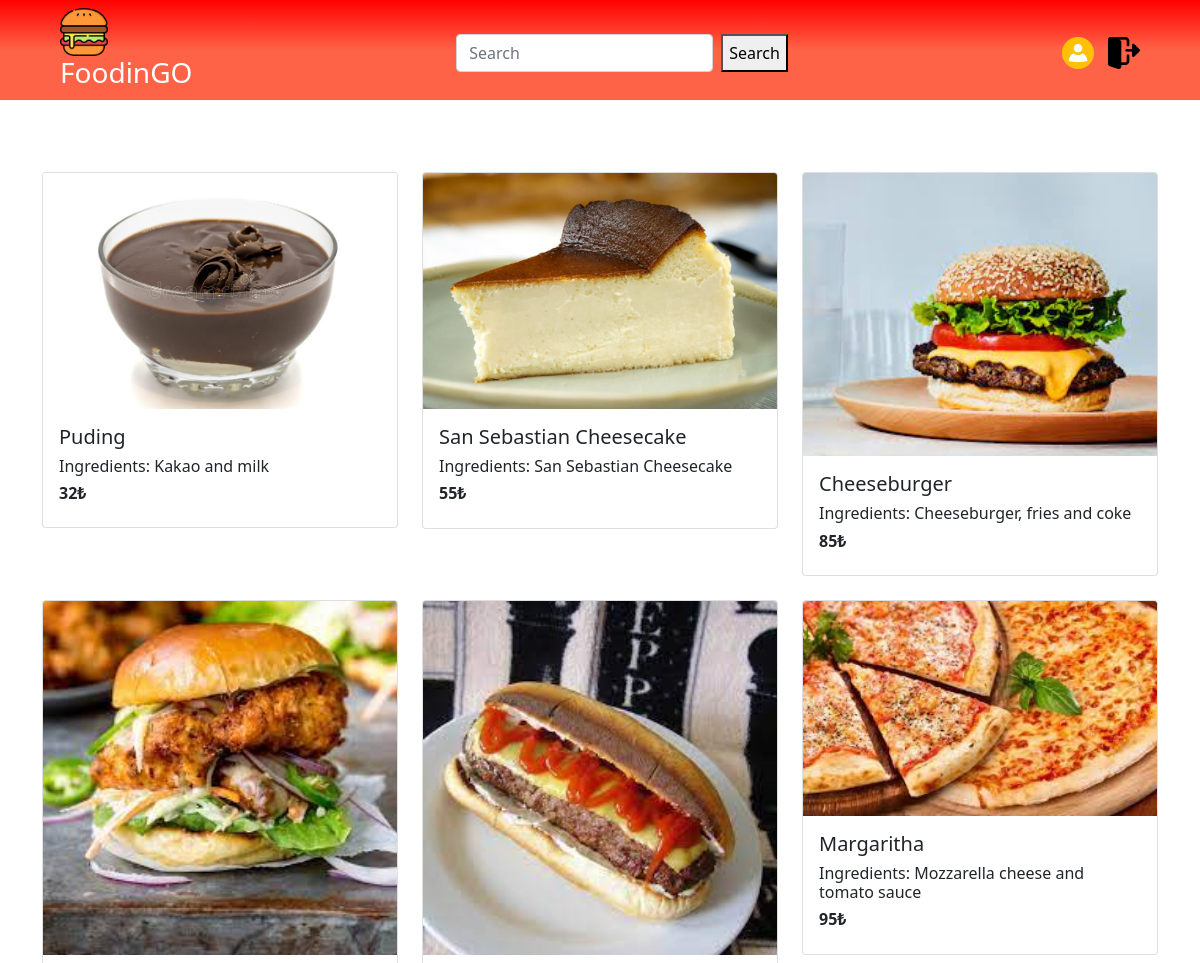
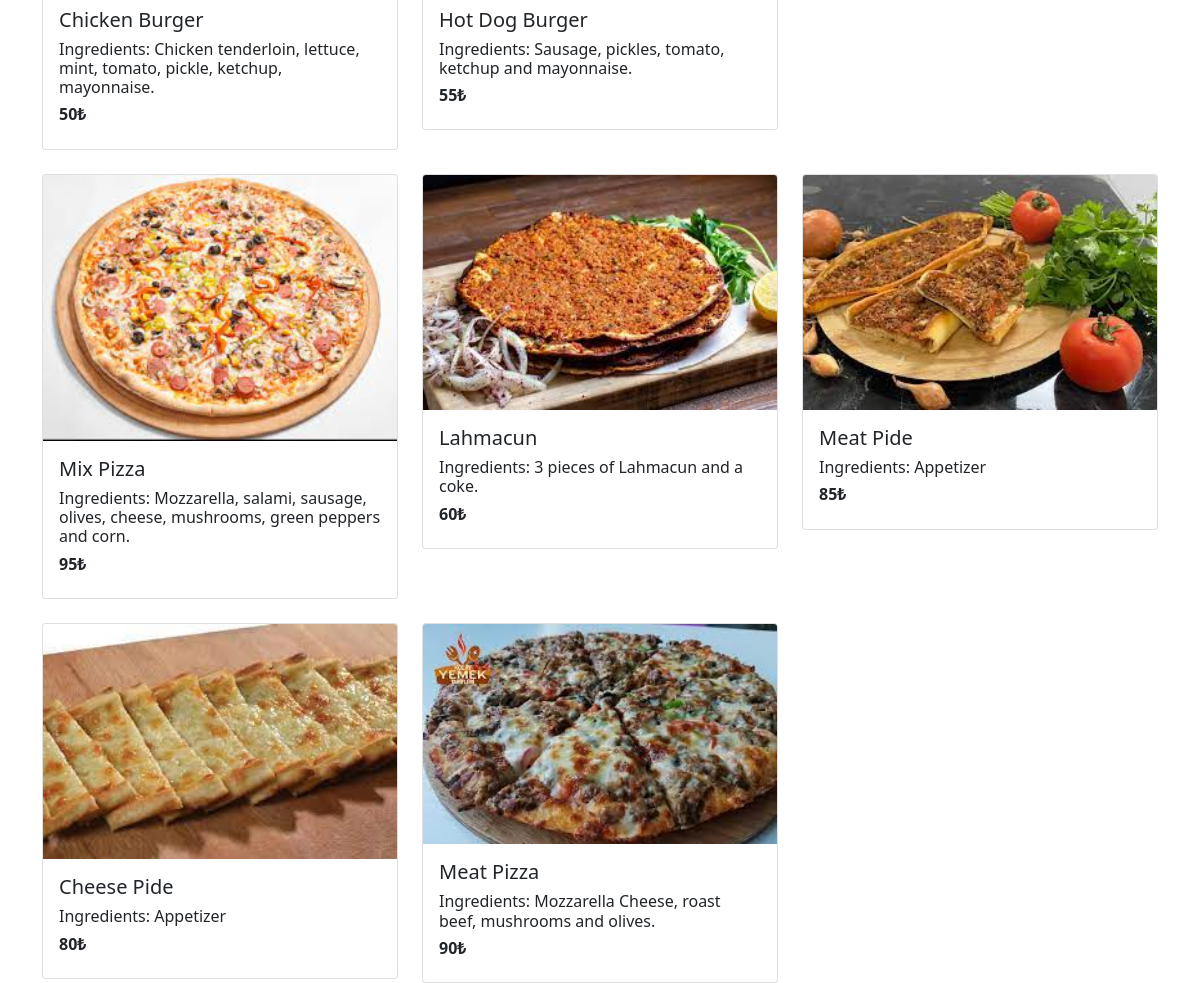
The page / on the database its author committed (2 pictures, top to bottom).
### tables this page shows
CREATE TABLE `foods` (
  `id` int(11) NOT NULL,
  `categoryid` int(11) NOT NULL,
  `name` varchar(50) NOT NULL,
  `price` int(11) NOT NULL,
  `ingredients` varchar(200) NOT NULL,
  `photo` varchar(200) NOT NULL
);

### index.php (the view, shortened to what this page needs)
<?php
require('connection.php');
include('header.php');
?>
<section class="page-section" id="index">
    <div class="container mt-lg-5">
        <div class="divider-custom">
            <div class="row">
                <?php
                if (!isset($_GET['search'])) {
                    $foodSql = "SELECT * FROM foods";
                } else {
                    $foodSql = "SELECT * FROM foods WHERE `name` LIKE '%" . $_GET['search'] . "%'";
                }
                $food = $conn->query($foodSql);
                if ($food->num_rows > 0):
                    while ($row = $food->fetch_assoc()) {?>
                <div class="col-4">
                    <div class="card gallery mt-4">
                        <img src="/Foodingo/<?php echo $row["photo"] ?>" class="card-img-top">
                        <div class="card-body">
                            <h5 class="card-title"><?php echo $row["name"] ?></h5>
                            <h6 class="card-title">Ingredients: <?php echo $row["ingredients"] ?> </h6>
                                <h6 class="card-title"><b><?php echo $row["price"] ?>₺</b></h6>
                        </div>
                    </div>
                </div>
                <?php } ?><?php endif; ?>
            </div>
        </div>
    </div>
</section>

### header.php (shortened to what this page needs)
<!DOCTYPE html>
<html lang="en">
<head>
    <link rel="stylesheet" href="assets/css/style.css">
    <link rel="stylesheet" href="assets/css/navbar.css">
    <link rel="stylesheet" href="assets/bootstrap/css/bootstrap.css">
</head>
<body>
    <nav class="navbar">
        <div class="logo-container">
            <div class="row">
                <a href="index.php"><img class="logo-image" src="assets/img/hamburger.png" alt="logo"></a>
            </div>
            <div class="row">
                <a href="index.php" class="text-decoration-none text-white">
                    <h3>FoodinGO</h3>
                </a>
            </div>
        </div>
        <form class="d-flex" action="" method="GET">
            <input class="form-control me-2" type="search" placeholder="Search" name="search" aria-label="Search"
                value="<?php echo isset($_GET['search']) ? $_GET['search'] : '' ?>">
            <button class="button my-btn" type="submit">Search</button>
        </form>
        <ul class="nav-menu">
            <li class="menu-item">
                <a href="user.php" rel="noopener noreferrer"><img src="assets/img/login.png" alt=""></a>
            </li>
            <li class="menu-item">
                <a href="exit.php" rel="noopener noreferrer"><img src="assets/img/logout.png" alt=""></a>
            </li>
        </ul>
    </nav>
</body>
</html>

### assets/css/navbar.css (style rules this page uses)
.navbar { position: sticky; position: -webkit-sticky; top: 0; z-index: 99; background-color: white; padding: 10px 5%; display: flex; justify-content: space-between; align-items: center; background: rgb(2,0,36); background: linear-gradient(0deg, rgba(255,99,71,1) 50%, rgba(255,0,0,1) 100%); height: 100px; }
.logo-image { display: block; height: 48px }
.nav-menu { text-align: center; margin: 0; padding: 0; list-style-type: none; list-style-image: none; }
.menu-item { display: inline-block; margin-left: 10px; }
.menu-item a { color: white; text-decoration: none; font: bold 22px sans-serif; }
.menu-item img { height: 32px; width: 32px; }

### rows shown on the page
foods: photo (picture), name "Puding", ingredients "Kakao and milk", price "32"
foods: photo (picture), name "San Sebastian Cheesecake", ingredients "San Sebastian Cheesecake", price "55"
foods: photo (picture), name "Cheeseburger", ingredients "Cheeseburger, fries and coke", price "85"
foods: photo (picture), name "Chicken Burger", ingredients "Chicken tenderloin, lettuce, mint, tomato, pickle, ketchup, mayonnaise.", price "50"
foods: photo (picture), name "Hot Dog Burger", ingredients "Sausage, pickles, tomato, ketchup and mayonnaise.", price "55"
foods: photo (picture), name "Margaritha", ingredients "Mozzarella cheese and tomato sauce", price "95"
foods: photo (picture), name "Mix Pizza", ingredients "Mozzarella, salami, sausage, olives, cheese, mushrooms, green peppers and corn.", price "95"
foods: photo (picture), name "Lahmacun", ingredients "3 pieces of Lahmacun and a coke.", price "60"
foods: photo (picture), name "Meat Pide", ingredients "Appetizer", price "85"
foods: photo (picture), name "Cheese Pide", ingredients "Appetizer", price "80"
foods: photo (picture), name "Meat Pizza", ingredients "Mozzarella Cheese, roast beef, mushrooms and olives.", price "90"
